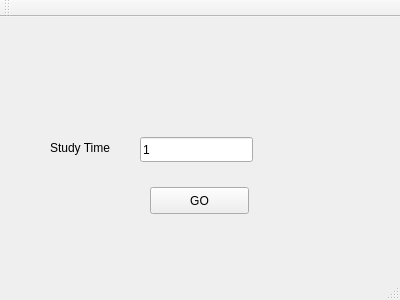
<?xml version="1.0" encoding="UTF-8"?>
<ui version="4.0">
 <class>MainWindow</class>
 <widget class="QMainWindow" name="MainWindow">
  <property name="geometry">
   <rect>
    <x>0</x>
    <y>0</y>
    <width>400</width>
    <height>300</height>
   </rect>
  </property>
  <property name="windowTitle">
   <string>MainWindow</string>
  </property>
  <widget class="QWidget" name="centralWidget">
   <widget class="QPushButton" name="startButton">
    <property name="geometry">
     <rect>
      <x>150</x>
      <y>170</y>
      <width>99</width>
      <height>27</height>
     </rect>
    </property>
    <property name="text">
     <string>GO</string>
    </property>
   </widget>
   <widget class="QLineEdit" name="delayEdit">
    <property name="geometry">
     <rect>
      <x>140</x>
      <y>120</y>
      <width>113</width>
      <height>25</height>
     </rect>
    </property>
    <property name="text">
     <string>1</string>
    </property>
   </widget>
   <widget class="QLabel" name="label">
    <property name="geometry">
     <rect>
      <x>50</x>
      <y>120</y>
      <width>81</width>
      <height>21</height>
     </rect>
    </property>
    <property name="text">
     <string>Study Time</string>
    </property>
   </widget>
  </widget>
  <widget class="QMenuBar" name="menuBar">
   <property name="geometry">
    <rect>
     <x>0</x>
     <y>0</y>
     <width>400</width>
     <height>22</height>
    </rect>
   </property>
  </widget>
  <widget class="QToolBar" name="mainToolBar">
   <attribute name="toolBarArea">
    <enum>TopToolBarArea</enum>
   </attribute>
   <attribute name="toolBarBreak">
    <bool>false</bool>
   </attribute>
  </widget>
  <widget class="QStatusBar" name="statusBar"/>
 </widget>
 <layoutdefault spacing="6" margin="11"/>
 <resources/>
 <connections/>
</ui>
